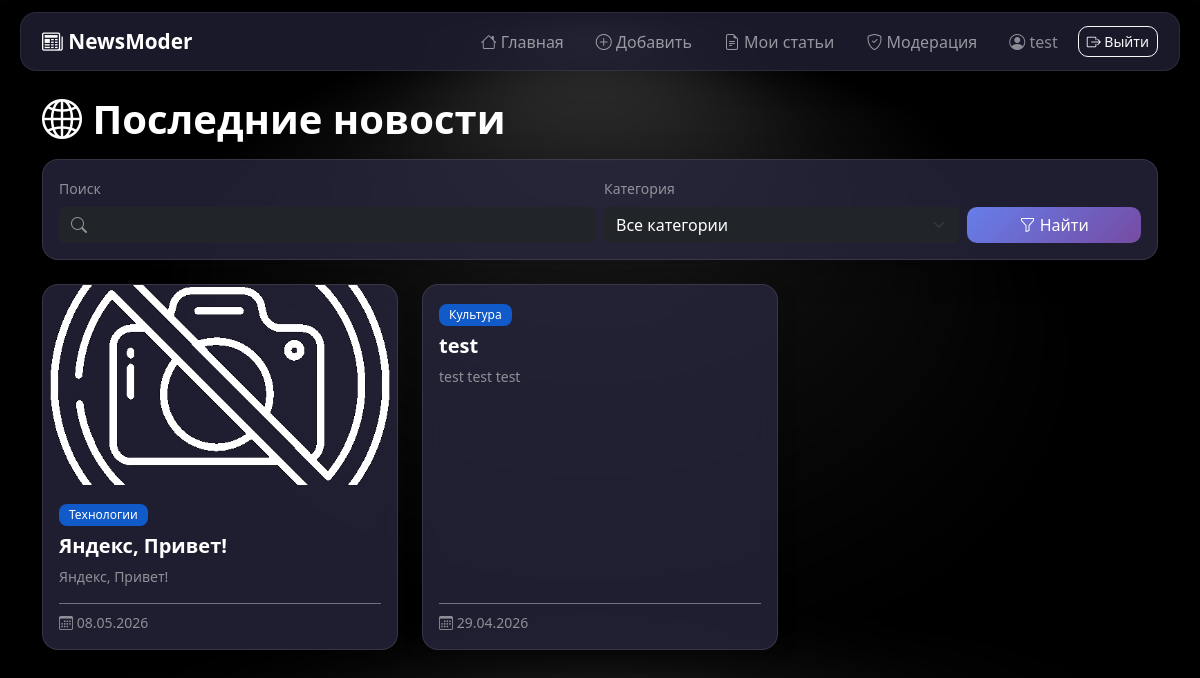
The page / (signed in) on the database its author committed.
### data/users.py (models this page shows, shortened)
class User(SqlAlchemyBase, UserMixin, SerializerMixin):
    __tablename__ = 'users'
    id = sqlalchemy.Column(sqlalchemy.Integer,
                           primary_key=True, autoincrement=True)
    username = sqlalchemy.Column(sqlalchemy.String, nullable=False)
    email = sqlalchemy.Column(sqlalchemy.String, nullable=False)
    hashed_password = sqlalchemy.Column(sqlalchemy.String, nullable=False)
    level = sqlalchemy.Column(sqlalchemy.String, nullable=False)
    is_banned = sqlalchemy.Column(sqlalchemy.Boolean, nullable=False)
    created_at = sqlalchemy.Column(sqlalchemy.DateTime)
    news = orm.relationship("News", back_populates="author")
    moderator = orm.relationship("ModerationLogs", back_populates="moderator")

### data/news.py (models this page shows)
class News(SqlAlchemyBase, UserMixin, SerializerMixin):
    __tablename__ = 'news'
    id = sqlalchemy.Column(sqlalchemy.Integer,
                           primary_key=True, autoincrement=True)
    title = sqlalchemy.Column(sqlalchemy.String, nullable=False)
    content = sqlalchemy.Column(sqlalchemy.String, nullable=False)
    author_id = sqlalchemy.Column(sqlalchemy.Integer, sqlalchemy.ForeignKey('users.id'), nullable=False)
    category_id = sqlalchemy.Column(sqlalchemy.Integer, sqlalchemy.ForeignKey('categories.id'), nullable=False)
    status = sqlalchemy.Column(sqlalchemy.String, nullable=False)
    moderation_comment = sqlalchemy.Column(sqlalchemy.String)
    created_at = sqlalchemy.Column(sqlalchemy.TIMESTAMP)
    published_at = sqlalchemy.Column(sqlalchemy.TIMESTAMP)
    image_filename = sqlalchemy.Column(sqlalchemy.String)
    author = orm.relationship('User', back_populates='news')
    category = orm.relationship('Categories', back_populates='news')
    moderation_logs = orm.relationship('ModerationLogs', back_populates='news')

### main.py (the view, shortened to what this page needs)
@app.route('/')
def index():
    db_sess = db_session.create_session()
    try:
        search_query = request.args.get('q', '')
        selected_category = request.args.get('category', '')
        query = db_sess.query(News)
        if selected_category and selected_category.isdigit():
            query = query.filter(News.category_id == int(selected_category))
        news_list = query.filter(News.status == 'Опубликовано').order_by(News.published_at.desc()).all()
        categories = db_sess.query(Categories).all()
        for news in news_list:
            author = db_sess.query(User).filter(User.id == news.author_id).first()
            news.author_name = author.username if author else 'Неизвестный автор'
            category = db_sess.query(Categories).filter(Categories.id == news.category_id).first()
            news.category_name = category.name if category else 'Без категории'
        return render_template('index.html',
                               news_list=news_list,
                               categories=categories,
                               search_query=search_query,
                               selected_category=selected_category,
                               current_user=current_user)
    finally:
        db_sess.close()

### data/db_session.py (called while the page is built)
def create_session() -> Session:
    global __factory
    return __factory()

### main.py (called while the page is built)
@login_manager.user_loader
def load_user(user_id):
    db_sess = db_session.create_session()
    try:
        return db_sess.get(User, user_id)
    finally:
        db_sess.close()

### templates/index.html (shortened to what this page needs)
{% extends "base.html" %}
{% block content %}
<div class="mb-4">
    <h1 class="text-white fw-bold mb-3">
        <i class="bi bi-globe2"></i> Последние новости
    </h1>
    <div class="glass-card p-3 mb-4">
        <form method="GET" action="{{ url_for('index') }}">
            <div class="row g-2 align-items-end">
                <div class="col-md-6">
                    <label class="form-label text-white-50 small">Поиск</label>
                    <div class="input-group">
                        <span class="input-group-text bg-dark border-0 text-white-50">
                            <i class="bi bi-search"></i>
                        </span>
                        <input type="text" name="q" class="form-control bg-dark text-white border-0"
                               placeholder="Поиск по заголовку или тексту..."
                               value="{{ search_query if search_query else '' }}">
                    </div>
                </div>
                <div class="col-md-4">
                    <label class="form-label text-white-50 small">Категория</label>
                    <select name="category" class="form-select bg-dark text-white border-0">
                        <option value="">Все категории</option>
                    </select>
                </div>
                <div class="col-md-2">
                    <button type="submit" class="btn btn-primary w-100">
                        <i class="bi bi-funnel"></i> Найти
                    </button>
                </div>
            </div>
        </form>
    </div>
    {% if news_list %}
        <div class="row g-4">
            {% for article in news_list %}
                <div class="col-md-6 col-lg-4">
                    <div class="card news-card h-100">
                        {% if article.image_filename and article.image_filename.strip() %}
                            <img src="{{ url_for('static', filename=article.image_filename) }}"
                                        class="card-img-top news-card-img" alt="{{ article.title }}">
                        {% endif %}
                        <div class="card-body d-flex flex-column">
                            <div class="mb-2">
                                <span class="badge bg-primary bg-opacity-75">{{ article.category_name if article.category_name else 'Без категории' }}</span>
                            </div>
                            <h5 class="card-title text-white fw-semibold">
                                <a href="{{ url_for('view_news', id=article.id) }}" class="text-white text-decoration-none stretched-link">
                                    {{ article.title }}
                                </a>
                            </h5>
                            <p class="card-text text-white-50 small flex-grow-1">
                                {{ article.content|striptags|truncate(150) if article.content else 'Нет описания' }}
                            </p>
                            <div class="d-flex justify-content-between align-items-center mt-auto pt-2 border-top border-secondary">
                                <small class="text-white-50">
                                    <i class="bi bi-calendar3"></i>
                                        {% set date_obj = article.published_at if article.published_at else article.created_at %}
                                        {% if date_obj %}
                                            {{ date_obj.strftime('%d.%m.%Y') }}
                                        {% else %}
                                            Дата не указана
                                        {% endif %}
                                </small>
                            </div>
                        </div>
                    </div>
                </div>
            {% endfor %}
        </div>
    {% endif %}
</div>
{% endblock %}

### templates/base.html (shortened to what this page needs)
<!DOCTYPE html>
<html lang="ru">
<head>
    <link href="https://cdn.jsdelivr.net/npm/bootstrap@5.3.0/dist/css/bootstrap.min.css" rel="stylesheet">
    <link href="https://cdn.jsdelivr.net/npm/bootstrap-icons@1.11.0/font/bootstrap-icons.css" rel="stylesheet">
    <link rel="stylesheet" href="{{ url_for('static', filename='styles/style.css') }}">
</head>
<body>
<nav class="navbar navbar-expand-lg navbar-dark">
    <div class="container">
        <a class="navbar-brand fw-bold" href="{{ url_for('index') }}">
            <i class="bi bi-newspaper"></i> NewsModer
        </a>
        <div class="collapse navbar-collapse" id="navbarNav">
            <ul class="navbar-nav ms-auto align-items-center gap-2">
                <li class="nav-item">
                    <a class="nav-link" href="{{ url_for('index') }}">
                        <i class="bi bi-house"></i> Главная
                    </a>
                </li>
                {% if current_user.is_authenticated %}
                {% if current_user.is_banned == 0 %}
                <li class="nav-item">
                    <a class="nav-link" href="{{ url_for('add_news') }}">
                        <i class="bi bi-plus-circle"></i> Добавить
                    </a>
                </li>
                <li class="nav-item">
                    <a class="nav-link" href="{{ url_for('dashboard') }}">
                        <i class="bi bi-file-earmark-text"></i> Мои статьи
                    </a>
                </li>
                {% if current_user.level in ['moderator', 'admin'] %}
                <li class="nav-item">
                    <a class="nav-link" href="{{ url_for('moderation') }}">
                        <i class="bi bi-shield-check"></i> Модерация
                    </a>
                </li>
                {% endif %}
                {% else %}
                <li class="nav-item">
                    <span class="badge bg-danger">Аккаунт заблокирован</span>
                </li>
                {% endif %}
                <li class="nav-item">
            <span class="nav-link text-white-50">
                <i class="bi bi-person-circle"></i> {{ current_user.username }}
            </span>
                </li>
                <li class="nav-item">
                    <a class="btn btn-outline-light btn-sm" href="{{ url_for('logout') }}">
                        <i class="bi bi-box-arrow-right"></i> Выйти
                    </a>
                </li>
                {% endif %}
            </ul>
        </div>
    </div>
</nav>
<div class="container mt-4 pb-5">
    {% block content %}{% endblock %}
</div>
</body>
</html>

### static/styles/style.css (style rules this page uses)
body { background-image: url('/static/images/background.jpg'); background-size: cover; background-position: center; background-attachment: fixed; background-repeat: no-repeat; margin: 0; padding: 0; font-family: 'Segoe UI', Tahoma, Geneva, Verdana, sans-serif; min-height: 100vh; color: #fff; }
body::before { content: ''; position: fixed; top: 0; left: 0; width: 100%; height: 100%; background: rgba(0, 0, 0, 0.6); z-index: -1; }
.navbar { background: rgba(30, 30, 50, 0.85) !important; backdrop-filter: blur(12px); -webkit-backdrop-filter: blur(12px); border-radius: 16px !important; margin: 12px 20px !important; border: 1px solid rgba(255, 255, 255, 0.08); box-shadow: 0 4px 30px rgba(0, 0, 0, 0.3); z-index: 1050; }
.navbar-brand { font-size: 1.3rem; }
.nav-link { transition: color 0.2s ease, background 0.2s ease; border-radius: 8px; padding: 6px 12px !important; }
.glass-card { background: rgba(40, 40, 65, 0.75); backdrop-filter: blur(14px); -webkit-backdrop-filter: blur(14px); border-radius: 16px; border: 1px solid rgba(255, 255, 255, 0.1); box-shadow: 0 8px 32px rgba(0, 0, 0, 0.25); }
.card.news-card { background: rgba(40, 40, 65, 0.75); backdrop-filter: blur(14px); -webkit-backdrop-filter: blur(14px); border: 1px solid rgba(255, 255, 255, 0.1); border-radius: 16px; overflow: hidden; transition: transform 0.25s ease, box-shadow 0.25s ease; box-shadow: 0 4px 20px rgba(0, 0, 0, 0.2); }
.news-card-img { height: 200px; object-fit: cover; }
.card-body { background: transparent; }
.container { background: transparent; }
.form-control, .form-select { transition: box-shadow 0.2s ease, border-color 0.2s ease; }
.btn { border-radius: 10px; font-weight: 500; transition: transform 0.15s ease, box-shadow 0.15s ease; }
.btn-primary { background: linear-gradient(135deg, #667eea 0%, #764ba2 100%); border: none; }
.badge { font-weight: 500; padding: 5px 10px; border-radius: 8px; }

### rows shown on the page
User: username "test"
News: image_filename (placeholder picture), category_name "Технологии", title "Яндекс, Привет!", content "Яндекс, Привет!", strftime "08.05.2026"
News: category_name "Культура", title "test", content "test test test", strftime "29.04.2026"
